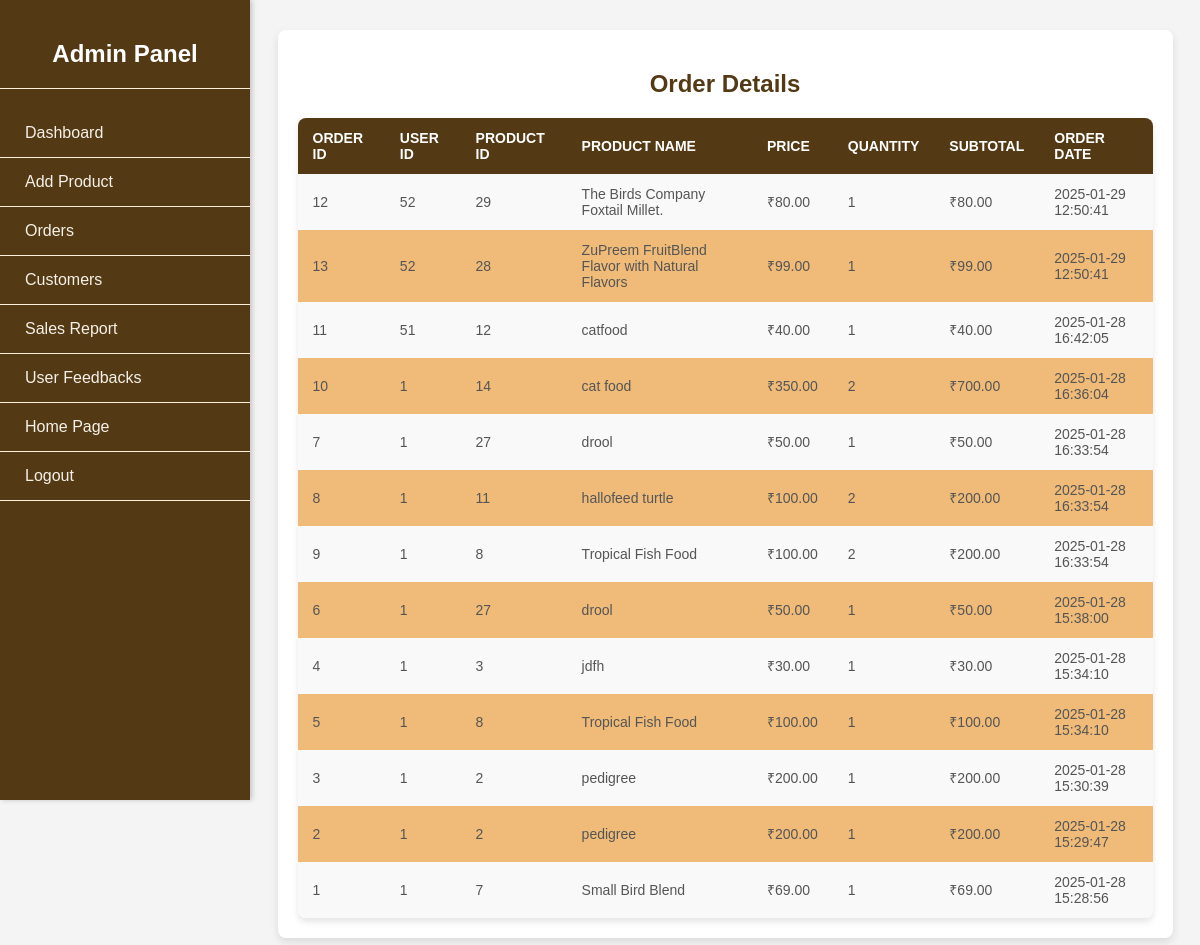
Page /order_details.php on the committed database.
### tables this page shows
CREATE TABLE IF NOT EXISTS `orders` (
  `order_id` int NOT NULL AUTO_INCREMENT,
  `user_id` int NOT NULL,
  `product_id` int NOT NULL,
  `product_name` varchar(255) NOT NULL,
  `price` decimal(10,2) NOT NULL,
  `quantity` int NOT NULL,
  `subtotal` decimal(10,2) NOT NULL,
  `order_date` datetime NOT NULL,
  PRIMARY KEY (`order_id`)
);

### order_details.php (the view, shortened to what this page needs)
<?php
$servername = "localhost";
$username = "root";
$password = "";
$dbname = "pwc";
$conn = new mysqli($servername, $username, $password, $dbname);
$sql = "SELECT * FROM orders ORDER BY order_date DESC";
$result = $conn->query($sql);
?>
<!DOCTYPE html>
<html lang="en">
<head>
</head>
<body>
    <main>
<?php include("sidebar_admin.php"); ?>
        <h2>Order Details</h2>
        <table>
            <thead>
                <tr>
                    <th>Order ID</th>
                    <th>User ID</th>
                    <th>Product ID</th>
                    <th>Product Name</th>
                    <th>Price</th>
                    <th>Quantity</th>
                    <th>Subtotal</th>
                    <th>Order Date</th>
                </tr>
            </thead>
            <tbody>
                <?php if ($result->num_rows > 0): ?>
                    <?php while ($row = $result->fetch_assoc()): ?>
                        <tr>
                            <td><?php echo $row['order_id']; ?></td>
                            <td><?php echo $row['user_id']; ?></td>
                            <td><?php echo $row['product_id']; ?></td>
                            <td><?php echo htmlspecialchars($row['product_name']); ?></td>
                            <td>₹<?php echo number_format($row['price'], 2); ?></td>
                            <td><?php echo $row['quantity']; ?></td>
                            <td>₹<?php echo number_format($row['subtotal'], 2); ?></td>
                            <td><?php echo $row['order_date']; ?></td>
                        </tr>
                    <?php endwhile; ?>
                <?php else: ?>
                    <tr>
                        <td colspan="8">No orders found.</td>
                    </tr>
                <?php endif; ?>
            </tbody>
        </table>
    </main>
</body>
</html>

### sidebar_admin.php (shortened to what this page needs)
<!DOCTYPE html>
<html lang="en">
<head>
    <link rel="stylesheet" href="sidebarr.css">
</head>
<body>
<div class="sidebar">
    <h2 style="color: white; text-align: center; padding: 20px 0; border-bottom: 1px solid #fff0dc;">
        <a href="try.php" style="color: white; text-decoration: none;">Admin Panel</a>
    </h2>
    <ul>
        <li><a href="admin_dashboard.php"><i class="fas fa-tachometer-alt" style="color: white;"></i> Dashboard</a></li>
        <li><a href="admin_add_product.php"><i class="fas fa-box" style="color: white;"></i> Add Product</a></li>
        <li><a href="order_details.php"><i class="fas fa-shopping-cart" style="color: white;"></i> Orders</a></li>
        <li><a href="customer_list.php"><i class="fas fa-users" style="color: white;"></i> Customers</a></li>
        <li><a href="sales_report.php"><i class="fas fa-chart-line" style="color: white;"></i> Sales Report</a></li>
        <li><a href="user_feedback.php"><i class="fas fa-solid fa-comment" style="color: white;"></i> User Feedbacks</a></li>
        <li><a href="home.php"><i class="fas fa-sign-out-alt" style="color: white;"></i> Home Page</a></li>
        <li><a href="logout.php"><i class="fas fa-home" style="color: white;"></i> Logout</a></li>
    </ul>
</div>
</body>
</html>

### sidebarr.css (style rules this page uses)
.sidebar { width: 250px; background-color: #543a14; color: #f5f0e8; height: 100vh; position: fixed; top: 0; left: 0; display: flex; flex-direction: column; box-shadow: 2px 0 5px rgba(0, 0, 0, 0.2); }
.sidebar h2 { text-align: center; padding: 20px 0; border-bottom: 1px solid #fff0dc; }
.sidebar ul { list-style: none; padding: 0; margin: 0; }
.sidebar ul li { padding: 15px; border-bottom: 1px solid #fff0dc; }
.sidebar ul li a { color: #f5f0e8; text-decoration: none; display: flex; align-items: center; }
body { margin-left: 250px; padding: 0; }

### order_details.php (style rules this page uses)
body { font-family: Arial, sans-serif; background-color: #f4f4f4; color: #333; margin: 0; padding: 0; }
main { max-width: 90%; margin: 30px auto; background: #fff; padding: 20px; border-radius: 8px; box-shadow: 0 4px 8px rgba(0, 0, 0, 0.1); }
h2 { text-align: center; color: #543a14; margin-bottom: 20px; }
table { width: 100%; border-collapse: collapse; background-color: #fff; box-shadow: 0 4px 6px rgba(0, 0, 0, 0.1); border-radius: 8px; overflow: hidden; }
th, td { padding: 12px 15px; text-align: left; }
th { background-color: #543a14; color: white; text-transform: uppercase; font-size: 14px; }
tbody tr:nth-child(odd) { background-color: #f9f9f9; }
tbody tr:nth-child(even) { background-color: #f0bb78; }
td { font-size: 14px; color: #555; }

### rows in the picture
orders: order_id "12", user "52", product "29", product_name "The Birds Company Foxtail Millet.", price "80.00", quantity "1", subtotal "80.00", order_date "2025-01-29 12:50:41"
orders: order_id "13", user "52", product "28", product_name "ZuPreem FruitBlend Flavor with Natural Flavors", price "99.00", quantity "1", subtotal "99.00", order_date "2025-01-29 12:50:41"
orders: order_id "11", user "51", product "12", product_name "catfood", price "40.00", quantity "1", subtotal "40.00", order_date "2025-01-28 16:42:05"
orders: order_id "10", user "1", product "14", product_name "cat food", price "350.00", quantity "2", subtotal "700.00", order_date "2025-01-28 16:36:04"
orders: order_id "7", user "1", product "27", product_name "drool", price "50.00", quantity "1", subtotal "50.00", order_date "2025-01-28 16:33:54"
orders: order_id "8", user "1", product "11", product_name "hallofeed turtle", price "100.00", quantity "2", subtotal "200.00", order_date "2025-01-28 16:33:54"
orders: order_id "9", user "1", product "8", product_name "Tropical Fish Food", price "100.00", quantity "2", subtotal "200.00", order_date "2025-01-28 16:33:54"
orders: order_id "6", user "1", product "27", product_name "drool", price "50.00", quantity "1", subtotal "50.00", order_date "2025-01-28 15:38:00"
orders: order_id "4", user "1", product "3", product_name "jdfh", price "30.00", quantity "1", subtotal "30.00", order_date "2025-01-28 15:34:10"
orders: order_id "5", user "1", product "8", product_name "Tropical Fish Food", price "100.00", quantity "1", subtotal "100.00", order_date "2025-01-28 15:34:10"
orders: order_id "3", user "1", product "2", product_name "pedigree", price "200.00", quantity "1", subtotal "200.00", order_date "2025-01-28 15:30:39"
orders: order_id "2", user "1", product "2", product_name "pedigree", price "200.00", quantity "1", subtotal "200.00", order_date "2025-01-28 15:29:47"
orders: order_id "1", user "1", product "7", product_name "Small Bird Blend", price "69.00", quantity "1", subtotal "69.00", order_date "2025-01-28 15:28:56"
